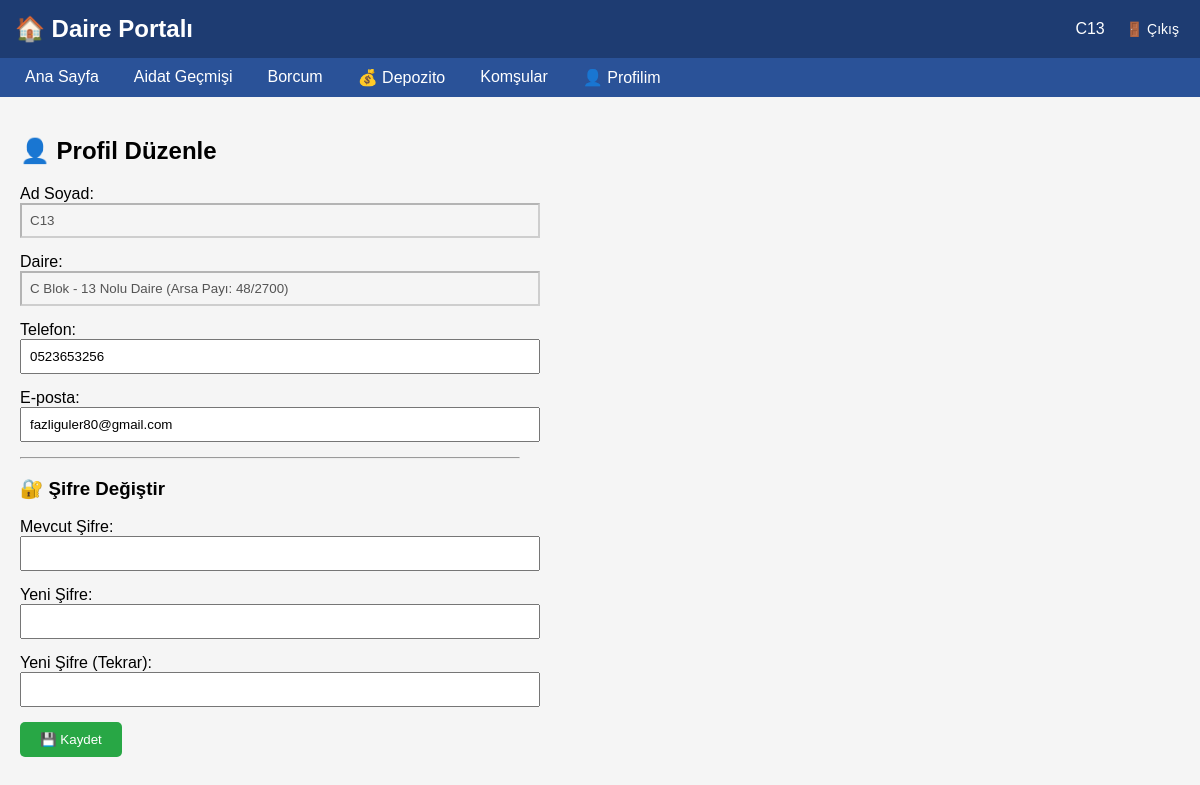
Page /portal/profil/ (signed in) on the committed database.
### bina/models.py (models this page shows, shortened)
class DaireKullanici(models.Model):
    kullanici = models.OneToOneField(User, on_delete=models.CASCADE, verbose_name="Kullanıcı", null=True, blank=True)
    daire = models.ForeignKey('Daire', on_delete=models.CASCADE, verbose_name="Daire")
    kisi = models.ForeignKey('Kisi', on_delete=models.CASCADE, verbose_name="Daire Sakini", null=True, blank=True)
    telefon = models.CharField(max_length=15, verbose_name="Telefon")
    email = models.EmailField(verbose_name="E-posta")
    aktif = models.BooleanField(default=True, verbose_name="Aktif")
    sifre_sifirlandi_mi = models.BooleanField(default=False, verbose_name="Şifre Sıfırlandı mı?")
    ilk_giris = models.BooleanField(default=True, verbose_name="İlk Giriş")
    class Meta:
        verbose_name = "Daire Kullanıcısı"
        verbose_name_plural = "Daire Kullanıcıları"

class Daire(models.Model):
    site = models.ForeignKey(Site, on_delete=models.CASCADE, verbose_name="Site", null=True, blank=True)
    blok = models.ForeignKey(Blok, on_delete=models.CASCADE, verbose_name="Blok", related_name='daireler')
    daire_no = models.CharField(max_length=10, verbose_name="Daire No")
    TASINMAZ_TIPI = [
        ('kat_mulkiyeti', 'Kat Mülkiyeti'),
        ('kat_irtifaki', 'Kat İrtifakı'),
        ('diger', 'Diğer'),
    ]
    NITELIK_TIPI = [
        ('mesken', 'Mesken'),
        ('dukkan', 'Dükkan'),
        ('depo', 'Depo'),
        ('ofis', 'Ofis'),
        ('diger', 'Diğer'),
    ]
    DAIRE_TIPLERI = [
        ('1+0', '1+0 (Stüdyo)'),
        ('1+1', '1+1'),
        ('2+1', '2+1'),
        ('3+1', '3+1'),
        ('3+1_dublex', '3+1 Dublex'),
        ('4+1', '4+1'),
        ('4+1_dublex', '4+1 Dublex'),
        ('5+1', '5+1'),
        ('5+1_dublex', '5+1 Dublex'),
        ('6+1', '6+1'),
        ('diger', 'Diğer'),
    ]
    blok = models.ForeignKey(Blok, on_delete=models.CASCADE, verbose_name="Blok", related_name='daireler')
    daire_no = models.CharField(max_length=10, verbose_name="Daire No")
    daire_tipi = models.CharField(max_length=20, choices=DAIRE_TIPLERI, verbose_name="Daire Tipi")
    isletme_giderlerinden_muaf = models.BooleanField(
        default=False,
        verbose_name="İşletme Giderlerinden Muaf",
        help_text="Yönetici daireleri için işaretlenir. Bu daireye aidat, yakıt, elektrik, su gibi işletme giderleri yansıtılmaz."
    )
    demirbas_giderlerinden_muaf = models.BooleanField(
        default=False,
        verbose_name="Demirbaş Giderlerinden Muaf",
        help_text="Bu daireye asansör, hidrofor gibi demirbaş giderleri yansıtılmaz."
    )
    tasinmaz_tipi = models.CharField(max_length=20, choices=TASINMAZ_TIPI, default='kat_mulkiyeti', verbose_name="Taşınmaz Tipi")
    nitelik = models.CharField(max_length=20, choices=NITELIK_TIPI, default='mesken', verbose_name="Nitelik")
    arsa_pay_pay = models.IntegerField(default=1, verbose_name="Arsa Payı (Pay)",
                                       help_text="Örnek: 48 (48/2700 pay için)")
    arsa_pay_payda = models.IntegerField(default=10000, verbose_name="Arsa Payı (Payda)",
                                         help_text="Örnek: 2700 (48/2700 pay için)")
    hisse_orani = models.DecimalField(max_digits=10, decimal_places=6, default=0.0001,
                                      help_text="Otomatik hesaplanır: Pay/Payda",
                                      verbose_name="Hisse Oranı")
    kat = models.IntegerField(default=1, verbose_name="Bulunduğu Kat")
    net_metrekare = models.IntegerField(null=True, blank=True, verbose_name="Net Metrekare",
                                        help_text="Dairenin iç net alanı (m²)")
    brut_metrekare = models.IntegerField(null=True, blank=True, verbose_name="Brüt Metrekare",
                                         help_text="Duvarlar dahil toplam alan (m²) - YAKIT HESABI İÇİN")
    balkon_m2 = models.IntegerField(null=True, blank=True, verbose_name="Balkon Alanı (m²)")
    oda_sayisi = models.IntegerField(default=3, verbose_name="Oda Sayısı")
    tapu_kayit_no = models.CharField(max_length=50, blank=True, verbose_name="Tapu Kayıt No")
    tapu_sahibi = models.CharField(max_length=100, blank=True, verbose_name="Tapu Sahibi")
    tapu_tarihi = models.DateField(null=True, blank=True, verbose_name="Tapu Tarihi")
    def __str__(self):
        blok_adi = self.blok.get_blok_adi_display()
        muaf_bilgi = ""
        if self.isletme_giderlerinden_muaf:
            muaf_bilgi += " [İşletme Muaf]"
        if self.demirbas_giderlerinden_muaf:
            muaf_bilgi += " [Demirbaş Muaf]"
        return f"{blok_adi} - {self.daire_no} Nolu Daire (Arsa Payı: {self.arsa_pay_pay}/{self.arsa_pay_payda}){muaf_bilgi}"
    class Meta:
        verbose_name = "Daire"
        verbose_name_plural = "Daireler"
        unique_together = ['blok', 'daire_no']

class Blok(models.Model):
    site = models.ForeignKey(
        'Site',
        on_delete=models.CASCADE,
        null=True,
        blank=True,
        verbose_name="Site"
    )
    BLOK_LAR = [...]
    blok_adi = models.CharField(max_length=1, choices=BLOK_LAR, unique=True, verbose_name="Blok Adı")
    BLOK_LAR = [
        ('A', 'A Blok'),
        ('B', 'B Blok'),
        ('C', 'C Blok'),
        ('D', 'D Blok'),
        ('E', 'E Blok'),
    ]
    blok_adi = models.CharField(max_length=1, choices=BLOK_LAR, unique=True, verbose_name="Blok Adı")
    kat_sayisi = models.IntegerField(default=4, verbose_name="Kat Sayısı")
    daire_sayisi = models.IntegerField(default=16, verbose_name="Toplam Daire Sayısı")
    class Meta:
        verbose_name = "Blok"
        verbose_name_plural = "Bloklar"

### bina/portal_views.py (the view, shortened to what this page needs)
# urls.py: path('profil/', portal_views.profil_duzenle, name='profil_duzenle'),
@login_required
def profil_duzenle(request):
    daire_kullanici = DaireKullanici.objects.get(kullanici=request.user)
    context = {
        'daire_kullanici': daire_kullanici,
        'kisi': daire_kullanici.kisi,
    }
    return render(request, 'portal/profil_duzenle.html', context)

### bina/templates/portal/profil_duzenle.html (shortened to what this page needs)
{% extends "portal/base.html" %}
{% block content %}
<h2>👤 Profil Düzenle</h2>
<form method="post" style="max-width: 500px;">
    <div style="margin-bottom: 15px;">
        <label>Ad Soyad:</label>
        <input type="text" value="{{ request.user.get_full_name }}" disabled style="width:100%; padding:8px; background:#f5f5f5;">
    </div>
    <div style="margin-bottom: 15px;">
        <label>Daire:</label>
        <input type="text" value="{{ daire_kullanici.daire }}" disabled style="width:100%; padding:8px; background:#f5f5f5;">
    </div>
    <div style="margin-bottom: 15px;">
        <label>Telefon:</label>
        <input type="tel" name="telefon" value="{{ daire_kullanici.telefon }}" style="width:100%; padding:8px;">
    </div>
    <div style="margin-bottom: 15px;">
        <label>E-posta:</label>
        <input type="email" name="email" value="{{ daire_kullanici.email }}" style="width:100%; padding:8px;">
    </div>
    <hr>
    <h3>🔐 Şifre Değiştir</h3>
    <div style="margin-bottom: 15px;">
        <label>Mevcut Şifre:</label>
        <input type="password" name="old_password" style="width:100%; padding:8px;">
    </div>
    <div style="margin-bottom: 15px;">
        <label>Yeni Şifre:</label>
        <input type="password" name="new_password1" style="width:100%; padding:8px;">
    </div>
    <div style="margin-bottom: 15px;">
        <label>Yeni Şifre (Tekrar):</label>
        <input type="password" name="new_password2" style="width:100%; padding:8px;">
    </div>
    <button type="submit" style="background: #28a745; color:white; border:none; padding:10px 20px; border-radius:5px;">💾 Kaydet</button>
</form>
{% endblock %}

### bina/templates/portal/base.html (shortened to what this page needs)
<!DOCTYPE html>
<html>
<head>
</head>
<body>
    <div class="header">
        <div class="header-left">
            <h2>🏠 Daire Portalı</h2>
        </div>
        <div class="header-right">
            <span>{{ request.user.get_full_name|default:request.user.username }}</span>
            <form action="{% url 'portal_logout' %}" method="post" style="display: inline;">
                <button type="submit" class="logout-btn">🚪 Çıkış</button>
            </form>
        </div>
    </div>
    <div class="nav">
        <a href="{% url 'portal_ana' %}">Ana Sayfa</a>
        <a href="{% url 'aidat_gecmisi' %}">Aidat Geçmişi</a>
        <a href="{% url 'borc_durumu' %}">Borcum</a>
        <a href="{% url 'depozito_gecmisi' %}">💰 Depozito</a>
        <a href="{% url 'komsular' %}">Komşular</a>
        <a href="{% url 'profil_duzenle' %}">👤 Profilim</a>
    </div>
    <div class="container">
        {% block content %}{% endblock %}
    </div>
</body>
</html>

### bina/templates/portal/base.html (style rules this page uses)
body { font-family: Arial; margin: 0; padding: 0; background: #f5f5f5; }
.header { background: #1e3c72; color: white; padding: 15px; display: flex; justify-content: space-between; align-items: center; flex-wrap: wrap; gap: 10px; }
.header-left { display: flex; align-items: center; gap: 15px; }
.header-left h2 { margin: 0; }
.header-right { display: flex; align-items: center; gap: 15px; }
.nav { background: #2a5298; padding: 10px; display: flex; flex-wrap: wrap; gap: 5px; }
.nav a { color: white; text-decoration: none; margin: 0 15px; }
.container { padding: 20px; max-width: 1200px; margin: auto; }
.logout-btn { background: none; border: none; color: white; cursor: pointer; font-size: 14px; }

### rows in the picture
DaireKullanici: daire "C Blok - 13 Nolu Daire (Arsa Payı: 48/2700)", telefon "0523653256", email "fazliguler80@gmail.com"

### other values in the picture
{{ request.user.get_full_name|default:request.user.username }} "C13"
